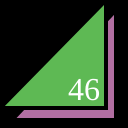
Frame 1 (no input)
Frame 60 (no input): identical to frame 1, image omitted
Frame 120 (the mouse pressed at the canvas centre since frame 60): identical to frame 1, image omitted

The p5.js sketch that drew this single still picture (run headless with seeded random() and noise() and a simulated clock; from frame 60 on, the mouse is pressed at the canvas centre):

// p5.js sketch
// ── sketch.js
function setup() {
  createCanvas(128,128);
}

function draw() {
  background(0);
  strokeWeight(4);
  fill(178, 111, 162);
  triangle(12,120,116,120,116,10);
  fill(94, 185, 84);
  triangle(0,108,106,108,106,0);
  fill(255);
  textSize(32);
  textFont("serif");
  text("46", 68, 100);
}
